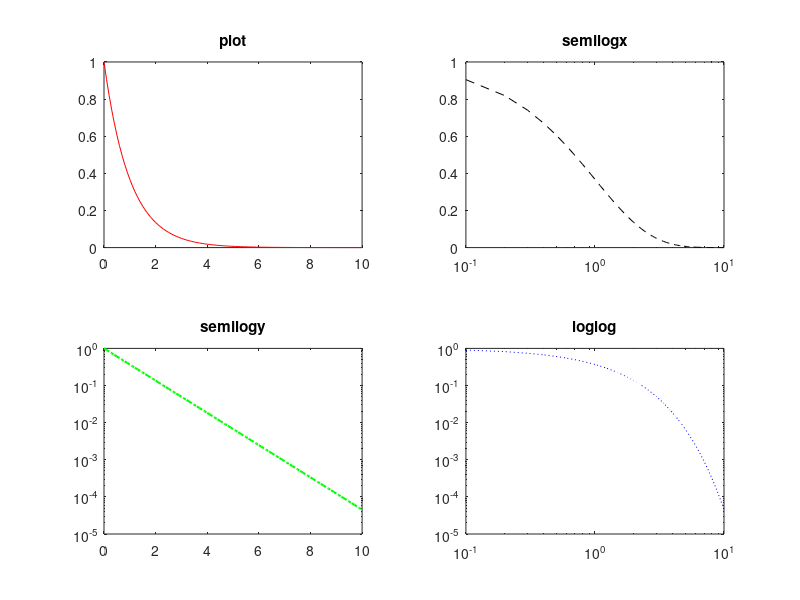

MATLAB code for this plot:
x=0:0.1:10;
y=exp(-x);
figure;
subplot(2,2,1);plot(x,y,'r');title('plot')
subplot(2,2,2);semilogx(x,y,'--k');title('semilogx')
subplot(2,2,3);semilogy(x,y,'-.g','LineWidth',1.5);title('semilogy')
subplot(2,2,4);loglog(x,y,':b','LineWidth',0.5);title('loglog')
